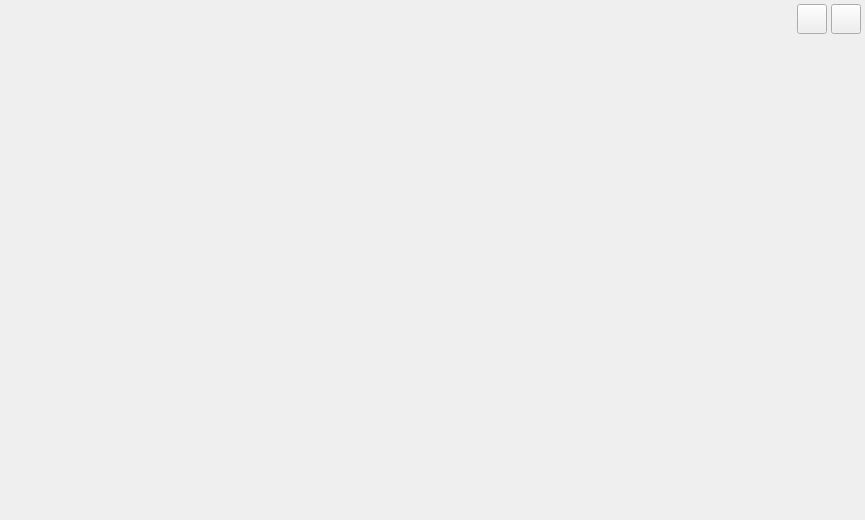
<?xml version="1.0" encoding="UTF-8"?>
<ui version="4.0">
 <class>MainWindow</class>
 <widget class="QMainWindow" name="MainWindow">
  <property name="geometry">
   <rect>
    <x>0</x>
    <y>0</y>
    <width>865</width>
    <height>520</height>
   </rect>
  </property>
  <property name="windowTitle">
   <string>MainWindow</string>
  </property>
  <widget class="QWidget" name="centralwidget">
   <widget class="QWidget" name="widget_normal" native="true">
    <property name="geometry">
     <rect>
      <x>0</x>
      <y>0</y>
      <width>865</width>
      <height>290</height>
     </rect>
    </property>
    <widget class="QPushButton" name="btnMinimize">
     <property name="geometry">
      <rect>
       <x>797</x>
       <y>4</y>
       <width>30</width>
       <height>30</height>
      </rect>
     </property>
     <property name="text">
      <string/>
     </property>
    </widget>
    <widget class="QPushButton" name="btnCancel">
     <property name="geometry">
      <rect>
       <x>831</x>
       <y>4</y>
       <width>30</width>
       <height>30</height>
      </rect>
     </property>
     <property name="text">
      <string/>
     </property>
    </widget>
    <widget class="QLabel" name="lbCurrTmp">
     <property name="geometry">
      <rect>
       <x>345</x>
       <y>85</y>
       <width>130</width>
       <height>93</height>
      </rect>
     </property>
     <property name="text">
      <string/>
     </property>
    </widget>
    <widget class="QLabel" name="lbCurrWea">
     <property name="geometry">
      <rect>
       <x>475</x>
       <y>160</y>
       <width>41</width>
       <height>19</height>
      </rect>
     </property>
     <property name="text">
      <string/>
     </property>
    </widget>
    <widget class="QLabel" name="lbCurrHum">
     <property name="geometry">
      <rect>
       <x>345</x>
       <y>202</y>
       <width>175</width>
       <height>13</height>
      </rect>
     </property>
     <property name="text">
      <string/>
     </property>
    </widget>
    <widget class="QLabel" name="lbCurrTmpUnit">
     <property name="geometry">
      <rect>
       <x>475</x>
       <y>85</y>
       <width>30</width>
       <height>30</height>
      </rect>
     </property>
     <property name="text">
      <string/>
     </property>
    </widget>
    <zorder>btnMinimize</zorder>
    <zorder>btnCancel</zorder>
    <zorder>lbCurrTmp</zorder>
    <zorder>lbCurrHum</zorder>
    <zorder>lbCurrWea</zorder>
    <zorder>lbCurrTmpUnit</zorder>
   </widget>
  </widget>
 </widget>
 <resources/>
 <connections/>
</ui>
